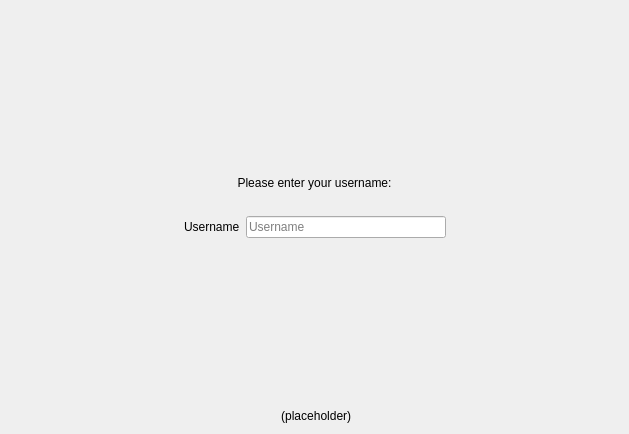
<?xml version="1.0" encoding="UTF-8"?>
<ui version="4.0">
 <class>WebFingerSetupWizardPage</class>
 <widget class="QWidget" name="WebFingerSetupWizardPage">
  <property name="geometry">
   <rect>
    <x>0</x>
    <y>0</y>
    <width>629</width>
    <height>434</height>
   </rect>
  </property>
  <property name="windowTitle">
   <string>Form</string>
  </property>
  <layout class="QVBoxLayout" name="verticalLayout">
   <item>
    <spacer name="verticalSpacer">
     <property name="orientation">
      <enum>Qt::Vertical</enum>
     </property>
     <property name="sizeType">
      <enum>QSizePolicy::MinimumExpanding</enum>
     </property>
     <property name="sizeHint" stdset="0">
      <size>
       <width>20</width>
       <height>20</height>
      </size>
     </property>
    </spacer>
   </item>
   <item>
    <widget class="QLabel" name="enterYourUsernameLabel">
     <property name="text">
      <string>Please enter your username:</string>
     </property>
     <property name="alignment">
      <set>Qt::AlignCenter</set>
     </property>
    </widget>
   </item>
   <item>
    <spacer name="verticalSpacer_3">
     <property name="orientation">
      <enum>Qt::Vertical</enum>
     </property>
     <property name="sizeType">
      <enum>QSizePolicy::Minimum</enum>
     </property>
     <property name="sizeHint" stdset="0">
      <size>
       <width>20</width>
       <height>20</height>
      </size>
     </property>
    </spacer>
   </item>
   <item>
    <layout class="QHBoxLayout" name="horizontalLayout">
     <item>
      <spacer name="horizontalSpacer">
       <property name="orientation">
        <enum>Qt::Horizontal</enum>
       </property>
       <property name="sizeHint" stdset="0">
        <size>
         <width>40</width>
         <height>20</height>
        </size>
       </property>
      </spacer>
     </item>
     <item>
      <layout class="QFormLayout" name="formLayout">
       <item row="0" column="0">
        <widget class="QLabel" name="usernameLabel">
         <property name="text">
          <string>Username</string>
         </property>
        </widget>
       </item>
       <item row="0" column="1">
        <widget class="QLineEdit" name="usernameLineEdit">
         <property name="minimumSize">
          <size>
           <width>200</width>
           <height>0</height>
          </size>
         </property>
         <property name="placeholderText">
          <string>Username</string>
         </property>
        </widget>
       </item>
      </layout>
     </item>
     <item>
      <spacer name="horizontalSpacer_2">
       <property name="orientation">
        <enum>Qt::Horizontal</enum>
       </property>
       <property name="sizeHint" stdset="0">
        <size>
         <width>40</width>
         <height>20</height>
        </size>
       </property>
      </spacer>
     </item>
    </layout>
   </item>
   <item>
    <spacer name="verticalSpacer_2">
     <property name="orientation">
      <enum>Qt::Vertical</enum>
     </property>
     <property name="sizeHint" stdset="0">
      <size>
       <width>20</width>
       <height>40</height>
      </size>
     </property>
    </spacer>
   </item>
   <item>
    <widget class="QLabel" name="urlLabel">
     <property name="text">
      <string notr="true">&lt;server URL&gt; (placeholder)</string>
     </property>
     <property name="alignment">
      <set>Qt::AlignCenter</set>
     </property>
    </widget>
   </item>
  </layout>
 </widget>
 <resources/>
 <connections/>
</ui>
